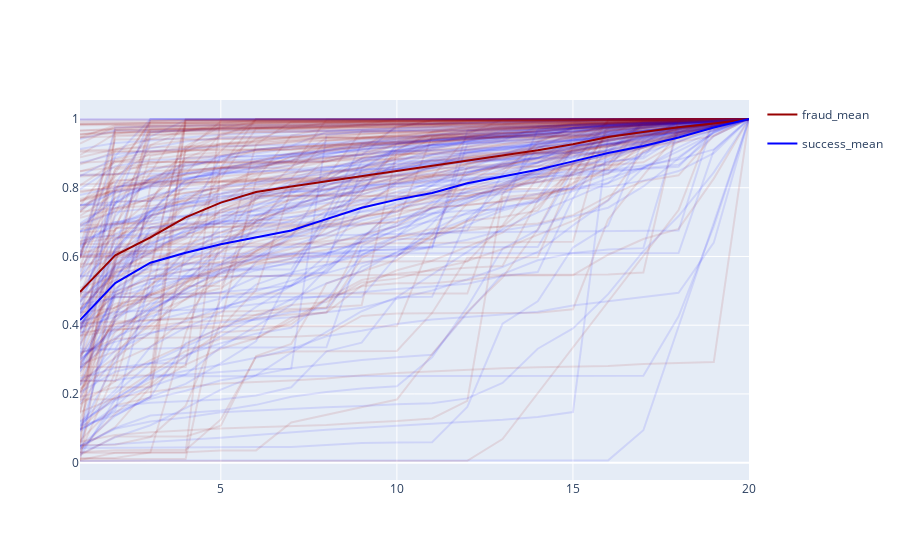

The notebook cell this image was saved under:
### Markdown cell above
### New holders

### Code cell
plot_series(df_new_holders_20, df_info)
